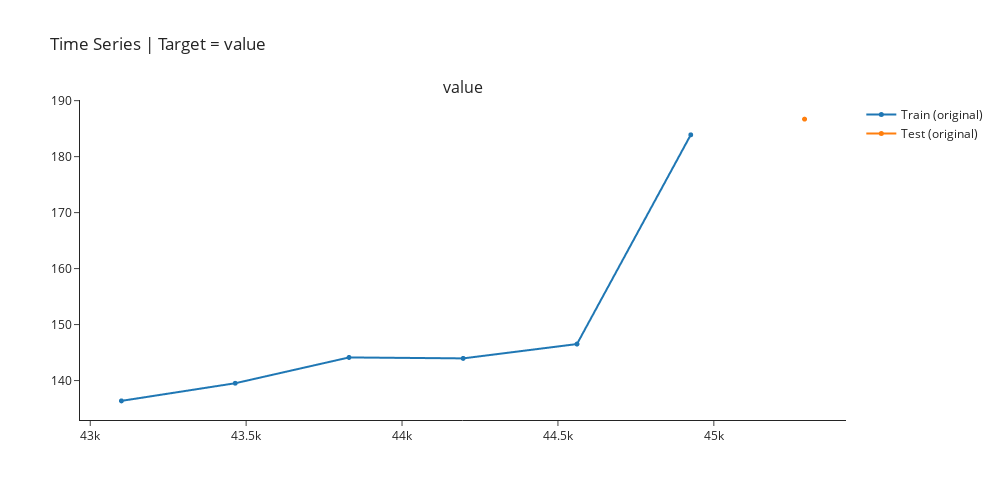

Here is the notebook cell this chart was saved with:
### Markdown cell above
## Checking Train-Test Split

### Code cell
exp.plot_model(plot="train_test_split",fig_kwargs = {"height":500,"width":1000,"template": "simple_white","hoverinfo":"none","big_data_threshold":10})

### Figure 1 — Plotly figure (JSON) as saved in the notebook; plotly's stock layout.template omitted (floating-point values rounded to 4 significant figures)
{"data": [{"hoverinfo": "none", "line": {"width": 2}, "marker": {"size": 5}, "mode": "lines+markers", "name": "Train (original)", "type": "scattergl", "x": [43100, 43465, 43830, 44196, 44561, 44926, 45291], "xaxis": "x", "y": [136.4, 139.5, 144.1, 144.0, 146.5, 183.9, null], "yaxis": "y"}, {"hoverinfo": "none", "line": {"width": 2}, "marker": {"size": 5}, "mode": "lines+markers", "name": "Test (original)", "type": "scattergl", "x": [43100, 43465, 43830, 44196, 44561, 44926, 45291], "xaxis": "x", "y": [null, null, null, null, null, null, 186.7], "yaxis": "y"}], "layout": {"annotations": [{"font": {"size": 16}, "showarrow": false, "text": "value", "x": 0.5, "xanchor": "center", "xref": "paper", "y": 1, "yanchor": "bottom", "yref": "paper"}], "autosize": false, "height": 500, "showlegend": true, "title": {"text": "Time Series | Target = value"}, "width": 1000, "xaxis": {"anchor": "y", "domain": [0, 1]}, "yaxis": {"anchor": "x", "domain": [0, 1]}}}
